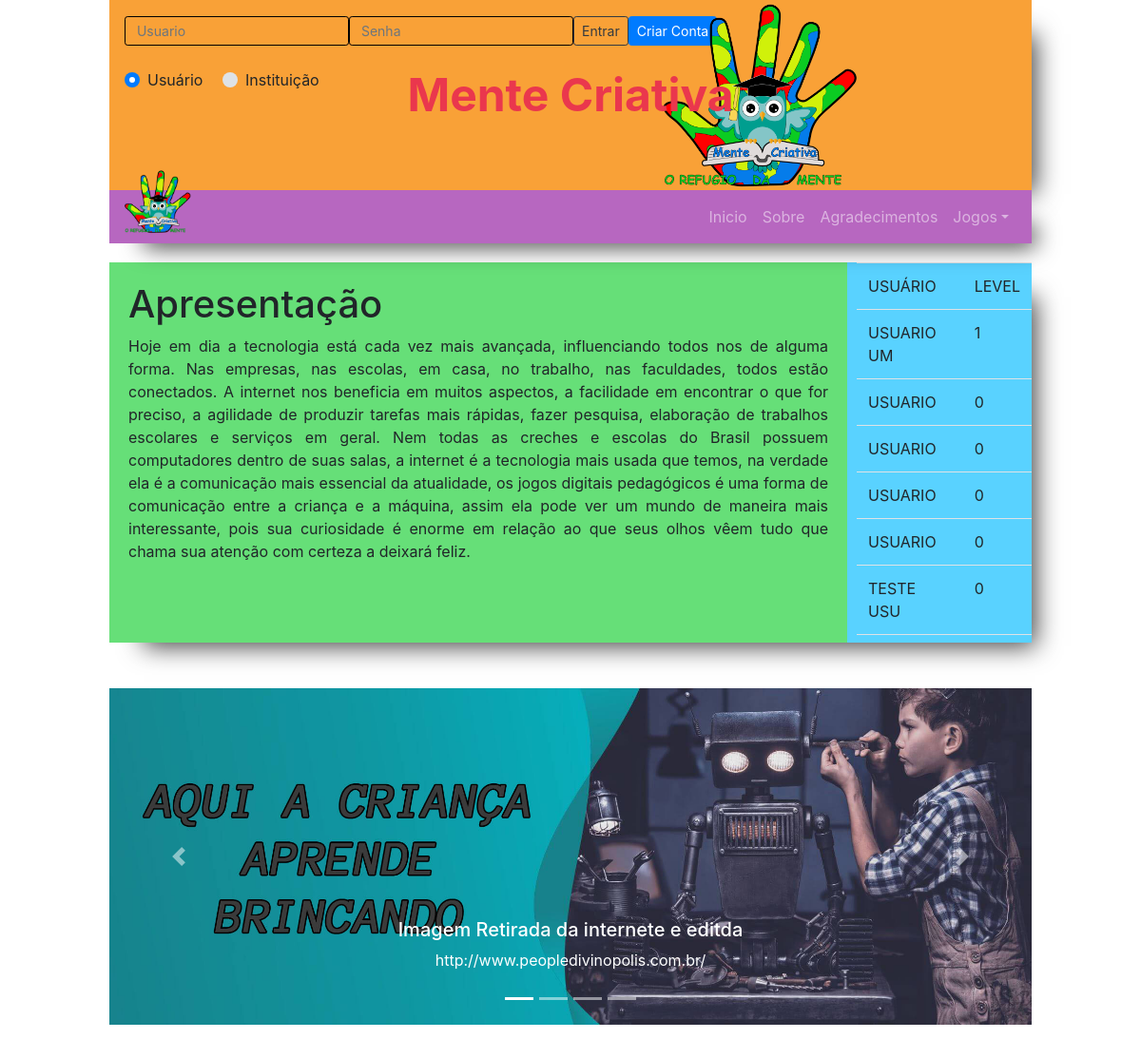
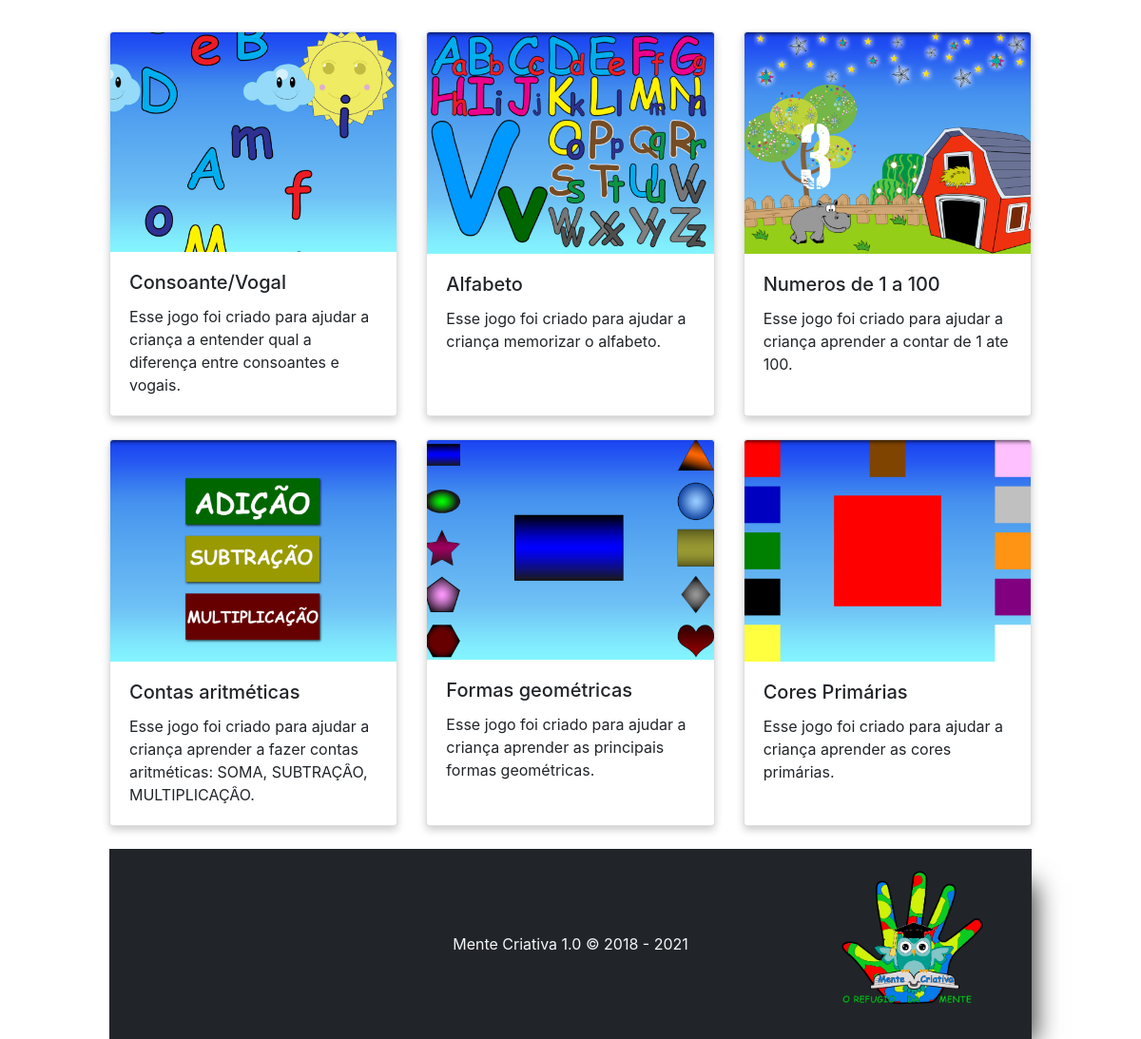
The page / on the database its author committed (2 pictures, top to bottom).
### tables this page shows
CREATE TABLE `usuario` (
  `login` varchar(100) NOT NULL,
  `senha` varchar(45) NOT NULL,
  `nome` varchar(45) NOT NULL DEFAULT 'usuario',
  `pontuacao` int(11) NOT NULL DEFAULT '0',
  `level` int(11) NOT NULL DEFAULT '0',
  `tipoUsuario_id_tipoUsuario` int(11) NOT NULL,
  PRIMARY KEY (`login`),
  KEY `fk_usuario_tipoUsuario1_idx` (`tipoUsuario_id_tipoUsuario`),
  CONSTRAINT `fk_usuario_tipoUsuario1` FOREIGN KEY (`tipoUsuario_id_tipoUsuario`) REFERENCES `tipousuario` (`id_tipoUsuario`) ON DELETE NO ACTION ON UPDATE NO ACTION
);

### DAO/conexao/conexao.php (called while the page is built)
<?php
abstract class Conexao {
    private static $conexaoDB;
    public static function conecta_db()
    {
        $host  = "mysql:host=localhost;dbname=db_mentecriativa;charset=UTF8";
        $user  = "root";
        $senha = "";
        try
        {
            if (!isset(self::$conexaoDB))
            {
                self::$conexaoDB = new PDO($host, $user, $senha);
                self::$conexaoDB->setAttribute(PDO::ATTR_ERRMODE, PDO::ERRMODE_EXCEPTION);
            }
            return self::$conexaoDB;
        }
        catch (PDOException $exc)
        {
            echo "Erro ao conectar o banco de dados :" . $exc->getMessage();
        }
    }
}

### DAO/UsuarioDAO.php (called while the page is built, shortened)
<?php
require_once $_SERVER['DOCUMENT_ROOT'].'/projetoFinal/DAO/conexao/conexao.php';
class UsuarioDAO {
    public $pdo = null;
    public function __construct() {
        $this->pdo = Conexao::conecta_db();
    }
    public function primeiros(){
        try{
            $sql ="select nome,tipousuario_id_tipoUsuario,level from usuario order by level desc";
            $stmt = $this->pdo->prepare($sql);
            $stmt->execute();
            $primeiros = $stmt->fetchAll(PDO::FETCH_ASSOC);
            return $primeiros;
        } catch (Exception $ex) {
            $ex->getMessage();
        }
    }
}

### view/primeiros.php (the view)
<?php
    require_once $_SERVER['DOCUMENT_ROOT'].'/projetoFinal/DAO/UsuarioDAO.php';
    $usuarioDAO = new UsuarioDAO();
    $primeiros = $usuarioDAO->primeiros();
    echo "<table class='table table-hover mt-10'>";
    echo "<tr>";
    echo "  <th>USUÁRIO</th>";
    echo "  <th>LEVEL</th>";
    echo "</tr>";
    foreach ($primeiros as $c) {
        if($c['tipousuario_id_tipoUsuario'] == 3 ):
            echo "<tr>";
            echo "  <td>".strtoupper($c["nome"])."</td>";
            echo "  <td>{$c["level"]}</td>";
            echo "</tr>";
        endif;
    }
    echo "</table>";

### index.php (shortened to what this page needs)
<!DOCTYPE html>
<html lang="pt-br">
    <head>
        <?php require_once $_SERVER['DOCUMENT_ROOT'].'/projetoFinal/includes/linksExternos.php'; ?>
    </head>
    <body>
        <div class="container-fluid col-12 col-xl-10">
            <?php require_once $_SERVER['DOCUMENT_ROOT'].'/projetoFinal/includes/header.php'; ?>
            <div class="geral sombra coreSiteQuatro">
                <div class=" primeiroColocado coreSiteCinco">
                    <?php require_once $_SERVER['DOCUMENT_ROOT'].'/projetoFinal/view/primeiros.php'; ?>
                </div>
                <div class="pading">
                    <h1>Apresentação</h1>
                    <p class="text-justify">
                        Hoje em dia a tecnologia está cada vez mais avançada,
                        influenciando todos nos de alguma forma. Nas empresas,
                        nas escolas, em casa, no trabalho, nas faculdades,
                        todos estão conectados. A internet nos beneficia em muitos aspectos,
                        a facilidade em encontrar o que for preciso,
                        a agilidade de produzir tarefas mais rápidas,
                        fazer pesquisa, elaboração de trabalhos escolares e serviços em geral.
                        Nem todas as creches e escolas do Brasil possuem computadores dentro de suas salas,
                        a internet é a tecnologia mais usada que temos,
                        na verdade ela é a comunicação mais essencial da atualidade,
                        os jogos digitais pedagógicos é uma forma de comunicação entre a criança e a máquina,
                        assim ela pode ver um mundo de maneira mais interessante, pois sua curiosidade é enorme em relação
                        ao que seus olhos vêem tudo que chama sua atenção com certeza a deixará feliz.
                    </p>
                </div>
            </div>
            <?php require_once $_SERVER['DOCUMENT_ROOT'].'/projetoFinal/view/carousel.php'; ?>
            <?php require_once $_SERVER['DOCUMENT_ROOT'].'/projetoFinal/view/cardsJogos.php'; ?>
            <?php require_once $_SERVER['DOCUMENT_ROOT'].'/projetoFinal/includes/footer.php'; ?>
        </div>
    </body>
</html>

### includes/linksExternos.php (shortened to what this page needs)
<link rel="stylesheet" href="/projetoFinal/css/reset.css">
<link rel="stylesheet" href="/projetoFinal/css/bootstrap.min.css">
<link rel="stylesheet" href="/projetoFinal/css/style.css">
<link href="/projetoFinal/fonts/all.css" rel="stylesheet" type="text/css"/>

### includes/header.php (shortened to what this page needs)
<header class="coreSiteTres sombra">
    <div class="absoluto">
        <?php
            require_once $_SERVER['DOCUMENT_ROOT'].'/projetoFinal/DAO/UsuarioDAO.php';
            $UsuarioDAO = new UsuarioDAO();
            if(isset($_SESSION['nome'])){
                $usuarioDAO = $UsuarioDAO->getUsuarioById($_SESSION['login']);
                echo "<span class='d-block p-2 bg-primary text-white'>Bem Vindo ".strtoupper($usuarioDAO['nome'])."</span>";
                if ($_SESSION['tipoConta'] == 'usuario' or $_SESSION['tipoConta'] == 'administrador') {
                    $id=$_SESSION['login'];
                    $pontuacao=$_SESSION['pontuacao'];
                    $level_idAluno=$_SESSION['level'];
                    $quemE=1;
                }
                if (!empty($_GET['quemE']) and $_GET['quemE']==2) {
                    $id=$_GET['id'];
                    $pontuacao=$_GET['pontuacao'];
                    $level_idAluno=$_GET['level_idAluno'];
                    $quemE=2;
                }
            }else{
                require_once $_SERVER['DOCUMENT_ROOT'].'/projetoFinal/view/login.php';
                $id="naoLogado";
                $pontuacao="0";
                $level_idAluno="0";
                $quemE=3;
            }
        ?>
    </div>
    <p id="logo" class="zindex"><strong>Mente Criativa</strong></p>
    <img src="/projetoFinal/img/logo.png" alt="Logo do site" id="imgLogo">
</header>
<nav class="navbar navbar-expand-lg navbar-dark coreSiteSeis sombra">
    <a href="/projetoFinal/index.php" class="navbar-brand">
        <img src="/projetoFinal/img/logo.png" class="logoBrand" alt="Foto">
    </a>
    <div class="collapse navbar-collapse" id="navbarSite">
        <ul class="navbar-nav ml-auto">
            <li class="nav-item"><a href="/projetoFinal/index.php" class="nav-link">Inicio</a></li>
            <li class="nav-item"><a href="/projetoFinal/view/sobre.php" class="nav-link">Sobre</a></li>
            <li class="nav-item"><a href="/projetoFinal/view/agradecimentos.php" class="nav-link">Agradecimentos</a></li>
            <?php
                if(empty($_SESSION['tipoConta']) or $_SESSION['tipoConta'] == "administrador" or $_SESSION['tipoConta'] == "usuario"){
            ?>
                <li class="nav-item dropdown">
                    <a class="nav-link dropdown-toggle" href="#" id="dropdownSite" data-toggle="dropdown">Jogos</a>
                </li>
            <?php
                }
            ?>
        </ul>
    </div>
</nav>

### view/login.php (shortened to what this page needs)
<nav class="navbar navbar-expand-lg navbar-dark">
    <div class="collapse navbar-collapse" id="navbarCadastro">
        <form  action="/projetoFinal/controller/controleLoginCadastro.php" method="post">
            <div class="form-group form-inline">
                <input name="usuario" class="form-control form-control-sm" type="text" placeholder=" Usuario" maxlength="100" required><br>
                <input name="senha" class="form-control form-control-sm" type="password" placeholder=" Senha" maxlength="10" required><br>
                <input name="nome" class="form-control form-control-sm" type="text" placeholder=" Nome" maxlength="10" value="usuario" required hidden readonly><br>
                <button name="logar" class="btn btn-sm btn-outline-dark" type="submit" value="logar" autofocus>Entrar</button>
                <button name="criarConta" class="btn btn-sm btn-primary" type="submit" value="criarConta" >Criar Conta</button><br>
            </div>
            <div class="custom-control custom-radio custom-control-inline">
                <label class="custom-control-label" for="customRadioInline1">Usuário</label>
            </div>
            <div class="custom-control custom-radio custom-control-inline">
                <label class="custom-control-label" for="customRadioInline2">Instituição</label>
            </div>
        </form>
    </div>
</nav>

### view/carousel.php (shortened to what this page needs)
<div id="carouselExampleIndicators" class="carousel slide my-5" data-ride="carousel">
    <ol class="carousel-indicators">
        <li data-target="#carouselExampleIndicators" data-slide-to="0" class="active"></li>
        <li data-target="#carouselExampleIndicators" data-slide-to="1"></li>
        <li data-target="#carouselExampleIndicators" data-slide-to="2"></li>
        <li data-target="#carouselExampleIndicators" data-slide-to="3"></li>
    </ol>
    <div class="carousel-inner">
        <div class="carousel-item active">
            <img class="d-block w-100" src="/projetoFinal/img/1.jpg" alt="primeiro slide">
            <div class="carousel-caption d-none d-md-block">
                <h5>Imagem Retirada da internete e editda</h5>
                <p>http://www.peopledivinopolis.com.br/</p>
            </div>
        </div>
    </div>
    <a class="carousel-control-prev" href="#carouselExampleIndicators" role="button" data-slide="prev">
        <span class="carousel-control-prev-icon" aria-hidden="true"></span>
    </a>
    <a class="carousel-control-next" href="#carouselExampleIndicators" role="button" data-slide="next">
        <span class="carousel-control-next-icon" aria-hidden="true"></span>
    </a>
</div>

### view/cardsJogos.php
<div class="card-deck">
    <div class="card sombra">
        <a href="/projetoFinal/jogos/jogoLetras/index.php?id=<?=$id?>&pontuacao=<?=$pontuacao?>&level_idAluno=<?=$level_idAluno?>&quemE=<?=$quemE?>">
            <img class="card-img-top" src="/projetoFinal/img/consoantes-vogais.png" alt="imagem do jogo">
        </a>
        <div class="card-body">
            <h5 class="card-title">Consoante/Vogal</h5>
            <p class="card-text">Esse jogo foi criado para ajudar a criança a entender qual a diferença entre consoantes e vogais.</p>
        </div>
    </div>
    <div class="card sombra">
        <a href="/projetoFinal/jogos/jogoAlfabeto/index.php?id=<?=$id?>&pontuacao=<?=$pontuacao?>&level_idAluno=<?=$level_idAluno?>&quemE=<?=$quemE?>">
            <img class="card-img-top" src="/projetoFinal/img/alfabeto.png" alt="imagem do jogo">
        </a>
        <div class="card-body">
            <h5 class="card-title">Alfabeto</h5>
            <p class="card-text">Esse jogo foi criado para ajudar a criança memorizar o alfabeto.</p>
        </div>
    </div>
    <div class="card sombra">
        <a href="/projetoFinal/jogos/jogoNumeros/index.php?id=<?=$id?>&pontuacao=<?=$pontuacao?>&level_idAluno=<?=$level_idAluno?>&quemE=<?=$quemE?>">
            <img class="card-img-top" src="/projetoFinal/img/numeros.png" alt="imagem do jogo">
        </a>
        <div class="card-body">
            <h5 class="card-title">Numeros de 1 a 100</h5>
            <p class="card-text">Esse jogo foi criado para ajudar a criança aprender a contar de 1 ate 100.</p>
        </div>
    </div>
</div>
<br>
<div class="card-deck">
    <div class="card sombra">
        <a href="/projetoFinal/jogos/jogoConta/index.php?id=<?=$id?>&pontuacao=<?=$pontuacao?>&level_idAluno=<?=$level_idAluno?>&quemE=<?=$quemE?>">
            <img class="card-img-top" src="/projetoFinal/img/contas.png" alt="imagem do jogo">
        </a>
        <div class="card-body">
            <h5 class="card-title">Contas aritméticas</h5>
            <p class="card-text">Esse jogo foi criado para ajudar a criança aprender a fazer contas aritméticas: SOMA, SUBTRAÇÂO, MULTIPLICAÇÂO.</p>
        </div>
    </div>
    <div class="card sombra">
        <a href="/projetoFinal/jogos/jogoFormas/index.php?id=<?=$id?>&pontuacao=<?=$pontuacao?>&level_idAluno=<?=$level_idAluno?>&quemE=<?=$quemE?>">
            <img class="card-img-top" src="/projetoFinal/img/formas.png" alt="imagem do jogo">
        </a>
        <div class="card-body">
            <h5 class="card-title">Formas geométricas </h5>
            <p class="card-text">Esse jogo foi criado para ajudar a criança aprender as principais formas geométricas.</p>
        </div>
    </div>
    <div class="card sombra">
        <a href="/projetoFinal/jogos/jogoCores/index.php?id=<?=$id?>&pontuacao=<?=$pontuacao?>&level_idAluno=<?=$level_idAluno?>&quemE=<?=$quemE?>">
            <img class="card-img-top" src="/projetoFinal/img/cores.png" alt="imagem do jogo">
        </a>
        <div class="card-body">
            <h5 class="card-title">Cores Primárias</h5>
            <p class="card-text">Esse jogo foi criado para ajudar a criança aprender as cores primárias.</p>
        </div>
    </div>
</div>
<br>

### includes/footer.php
<footer class="sombra coreSiteSete">
    <p>Mente Criativa 1.0 &COPY; 2018 - <?php $date = date("Y"); echo " $date"; ?></p>
    <img src="/projetoFinal/img/logo.png" class="logoFooter" alt="Foto">
</footer>

### css/style.css (style rules this page uses)
:root { --vermelho: #EA374D; --violeta: #D82567; --amarelo: #E7D712; --laranja: #F9A137; --verde: #54B452; --azul: #59d2ff; --roxo: #B767C0; --preto: rgb(33,37,41); --branco: #f7f7f7; }
.coreSiteTres { background-color: #F9A137; }
.coreSiteQuatro { background-color: #66DF78; }
.coreSiteCinco { background-color: #59d2ff; }
.coreSiteSeis { background-color: #B767C0; }
.coreSiteSete { background-color: rgb(33,37,41); }
header { position: relative; width: 100%; height: 200px; }
.absoluto { position: absolute; }
.form-control { background-color: transparent; border-color: black; }
.zindex { z-index: 1; }
#logo { font-size: 3em; position: absolute; top: 50%; left: 50%; transform: translate(-50%,-50%); color: #EA374D; }
footer { z-index: -2; width: 100%; height: 200px; color: #f7f7f7; position: relative; }
.logoFooter { z-index: -1; width: 150px; position: absolute; right: 50px; top: 10%; }
footer p { z-index: 1; position: absolute; left: 50%; top: 50%; transform: translate(-50%,-50%); }
.sombra { -webkit-box-shadow: 20px 20px 25px -16px rgba(0,0,0,0.75); -moz-box-shadow: 20px 20px 25px -16px rgba(0,0,0,0.75); box-shadow: 20px 20px 25px -16px rgba(0,0,0,0.75); }
#imgLogo { height: 200px; position: absolute; left: 60%; }
.geral { width: 100%; height: 400px; margin-top: 20px; color: var(--preto); }
.pading { padding: 20px; }
.primeiroColocado { height: 400px; overflow-y: auto; float: right; width: 20%; padding-left: 10px; margin-left: 20px; }
.logoBrand { width:70px; position: absolute; z-index: 1; transform: translate(0,-50px); }
:root { --altura:10%; }
.card { box-shadow: 0 4px 8px 0 rgba(0,0,0,0.2); transition: 0.3s; }

### rows shown on the page
usuario: nome "USUARIO UM", level "1"
usuario: nome "USUARIO", level "0"
usuario: nome "USUARIO", level "0"
usuario: nome "USUARIO", level "0"
usuario: nome "USUARIO", level "0"
usuario: nome "TESTE USU", level "0"
